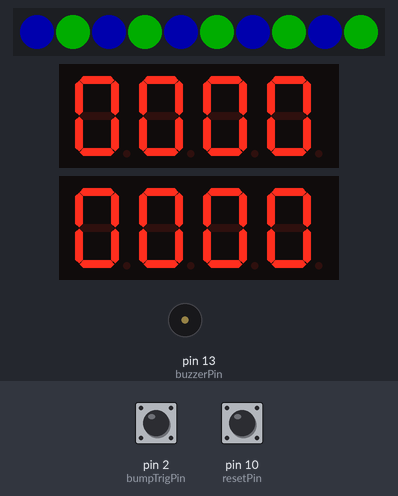
Simulated run of this sketch. Board: Arduino Uno, built with avr-gcc and run on an emulated ATmega328P. Parts: 10 RGB LEDs in strip order, left to right, 2 × 4-digit seven-segment display, buzzer (waves = sounding). The inputs (shaded band) are chosen by the test bench; at power-on: pin 2 (bumpTrigPin) LOW, pin 10 (resetPin) LOW. Dim RGB values are drawn brighter than linear.

Above: at 1.2 s.
1.3 s: pin 2 (bumpTrigPin) driven HIGH
At 2.4 s:
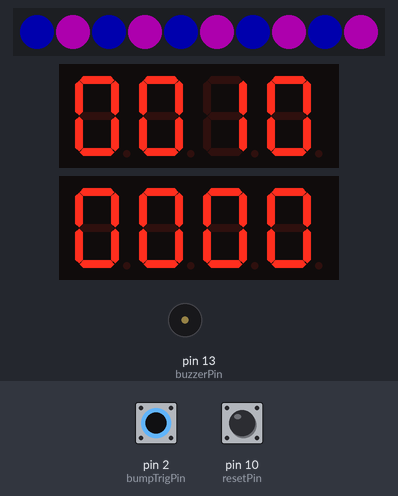
3.5 s: pin 10 (resetPin) pulled HIGH for 0.15 s
At 4.4 s:
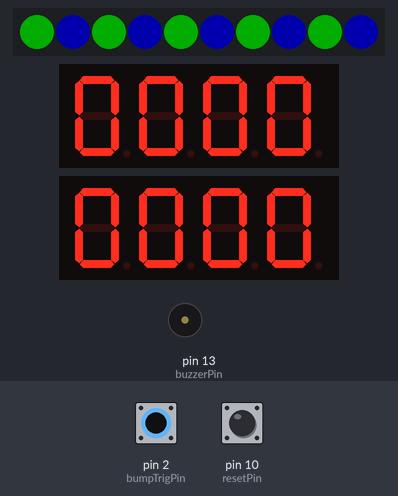
6.6 s: pin 2 (bumpTrigPin) pulsed LOW 5 times (0.12 s each, 0.3 s apart)
At 9.1 s:
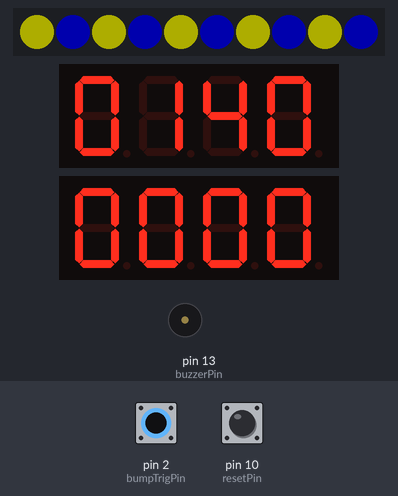
9.6 s: pin 10 (resetPin) pulled HIGH for 1 s
At 10.1 s:
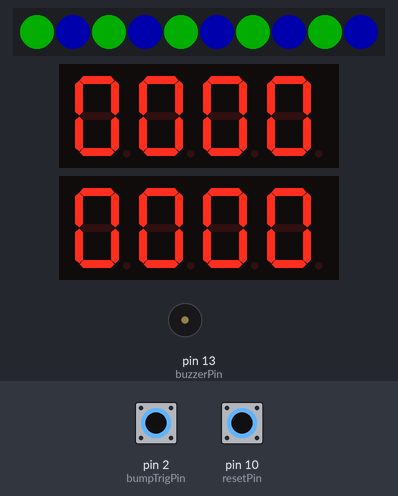
Timing chart, 0 to 12.6 s (numbered marks = the images above; inputs shaded):
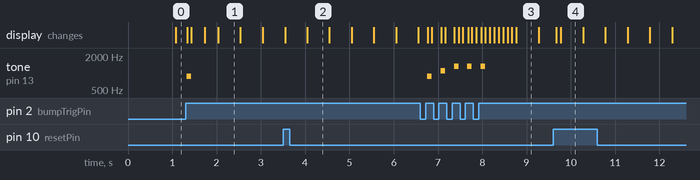

Measured:
- after the input at 1.3 s, tone on pin 13 (buzzerPin): silent → 880 Hz at once, → silent 0.10 s later; the display: first changes at once (image 1 shows a later state)
- after the input at 3.5 s, the display: first changes after 0.05 s (image 2 shows a later state)
- after the input at 6.6 s, tone on pin 13 (buzzerPin): plays 880 Hz for 0.10 s, 1100 Hz for 0.10 s, 1320 Hz for 0.10 s, 1320 Hz for 0.10 s, 1320 Hz for 0.10 s, starting after 0.16 s; the display: first changes after 0.17 s (image 3 shows a later state)
- after the input at 9.6 s, the display: first changes after 0.07 s (image 4 shows a later state)
- what the display in image 1 shows lasts 0.5 s, from 2.0 s to 2.5 s

The sketch:

Final_Code.ino
```cpp
// include libraries
#include <TM1637.h>
#include <Adafruit_NeoPixel.h>
#include <Servo.h>

// create variables for bumeprs
int bumpTrigPin = 2;
boolean buttonState = false;
boolean buttonStateOld = false;

// create variable for reset button
int resetPin = 10;

// create variable for buzzer
int buzzerPin = 13;

// create neopixel variables
int npNum = 10;
int npPin = 4;
Adafruit_NeoPixel strip(npNum, npPin);

uint32_t red = strip.Color(255, 0, 0);
uint32_t green = strip.Color(0, 255, 0);
uint32_t blue = strip.Color(0, 0, 255);
uint32_t purple = strip.Color(255, 0, 255);
uint32_t yellow = strip.Color(255, 255, 0);

// create variables for points
unsigned long points = 0;
int bonusMultiplier = 1;

// create variables for scoreboard
int CLK = 6;
int DIO = 7;
int DIO2 = 8;
TM1637 scoreboard(CLK, DIO);
TM1637 scoreboard2(CLK, DIO2);

void setup() {
  // initialize inputs
  pinMode(bumpTrigPin, INPUT);
  pinMode(resetPin, INPUT);

// start serial monitor
  Serial.begin(9600);

// start neopixels
  strip.begin();
  strip.setBrightness(50);
  strip.clear();

// start scoreboards
  scoreboard.init();
  scoreboard.set(5);

  scoreboard2.init();
  scoreboard2.set(5);
}

void loop() {
  lights();
  bumpers();

  showScore();
  resetScore();
}

// function to control lights
void lights() {
  switch (bonusMultiplier) {
    case 1 :
      lightPattern(500, green, blue);
      break;
    case 2:
      lightPattern(300, blue, purple);
      break;
    case 3:
      lightPattern(200, red, blue);
      break;
    case 4:
      lightPattern(100, yellow, blue);
  }
}

// function for light patterns
void lightPattern(int interval, uint32_t color1, uint32_t color2) {
  static uint32_t c1 = color1;
  static uint32_t c2 = color2;

  static unsigned long startTime = millis();
  static boolean stateOne = true;

  for (int i = 0; i < strip.numPixels(); i++) {
    if (i % 2 == 0) {
      strip.setPixelColor(i, c1);
    } else if (i % 2 == 1) {
      strip.setPixelColor(i, c2);
    }
  }

  if (millis() - startTime >= interval) {
    if (stateOne) {
      c1 = color1;
      c2 = color2;
      stateOne = false;
    } else {
      c1 = color2;
      c2 = color1;
      stateOne = true;
    }

    startTime = millis();
  }

  strip.show();
}

// function for sensing buttons and adding score
void bumpers() {

  buttonStateOld = buttonState;
  buttonState = digitalRead(bumpTrigPin);

  static unsigned long startTime = millis();
  int interval = 800;

  if (buttonStateOld == 0 && buttonState == 1 /*buttonState == HIGH8*/) {
    points += (10 * bonusMultiplier);

    if (bonusMultiplier < 4) {
      bonusMultiplier++;
    }
    playTone();
    startTime = millis();
  }

  if (millis() - startTime >= interval) {
    bonusMultiplier = 1;
  }
}

// function to play tone
void playTone() {
  tone(buzzerPin, 660 + 220 * (bonusMultiplier - 1), 100);
}

// debounce function ((didn't use))
boolean debounce(int aButtonPin, boolean aPrevState) {
  // gets current bouncy state
  boolean currentState = digitalRead(aButtonPin);

  // if button is messed up delay program for 10 ms
  if (currentState != aPrevState) {
    delay(10);
  }

  return (currentState);
}

// function to reset score when button is pressed
void resetScore() {
  boolean resetState = digitalRead(resetPin);
  if (resetState == HIGH) {
    points = 0;
  }
}

// function to show score on scoreboard
void showScore() {
  int digit3 = (points / 1U) % 10;
  int digit2 = (points / 10U) % 10;
  int digit1 = (points / 100U) % 10;
  int digit0 = (points / 1000U) % 10;

  scoreboard.display(3, digit3);
  scoreboard.display(2, digit2);
  scoreboard.display(1, digit1);
  scoreboard.display(0, digit0);

  int digit3II = (points / 10000U) % 10;
  int digit2II = (points / 100000U) % 10;
  int digit1II = (points / 1000000U) % 10;
  int digit0II = (points / 10000000U) % 10;

  scoreboard2.display(3, digit3II);
  scoreboard2.display(2, digit2II);
  scoreboard2.display(1, digit1II);
  scoreboard2.display(0, digit0II);
}
```
